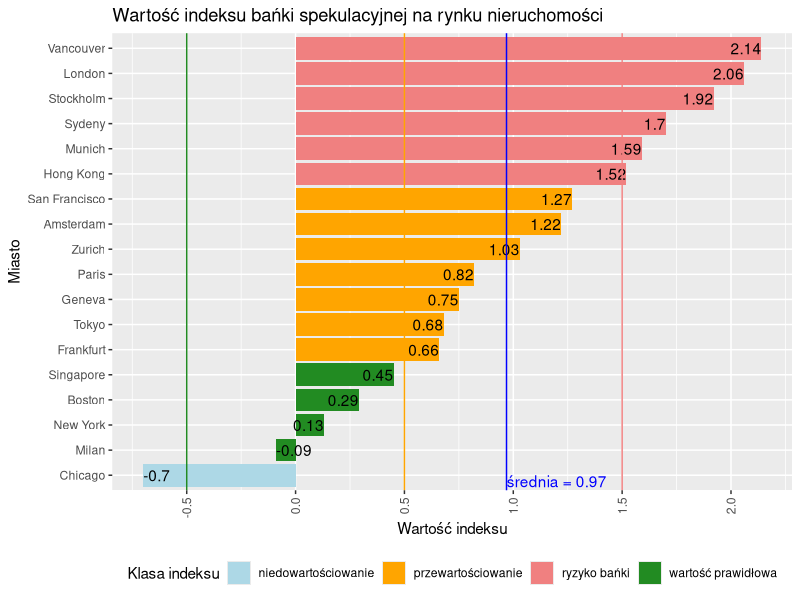

This figure's R source:
## ---- chunk 1
knitr::opts_chunk$set(echo = TRUE)
## ---- chunk 2

if(!require(ggplot2)){
  install.packages("ggplot2");
}
if(!require(ggrepel)){
  install.packages("ggrepel");
}

library(ggplot2)
library(ggrepel)

dane <- data.frame(miasto = c("Vancouver", "San Francisco", "Chicago", "Boston", "New York", "London", "Paris", "Stockholm", "Amsterdam", "Geneva", "Frankfurt", "Zurich", "Milan", "Munich", "Singapore", "Tokyo", "Hong Kong", "Sydeny"),
                   wartość = c(2.14, 1.27, -0.7, 0.29, 0.13, 2.06, 0.82, 1.92, 1.22, 0.75, 0.66, 1.03, -0.09, 1.59, 0.45, 0.68, 1.52, 1.70))
dane$miasto <- reorder(dane$miasto, dane$wartość)

dane$klasa <- ifelse(dane$wartość > 1.5,"ryzyko bańki", 
                     ifelse(dane$wartość > 0.5, "przewartościowanie",
                            ifelse(dane$wartość > -0.5, "wartość prawidłowa", "niedowartościowanie")))

wartość_średnia <- round(mean(dane$wartość), digits = 2)

ggplot(dane, aes(x = miasto)) +
  geom_bar(aes(weight = wartość, fill = klasa), position = "identity") +
  geom_text(aes(x=miasto, y=wartość, ymax=wartość, label=wartość, 
                hjust=ifelse(sign(wartość)>0, 1, 0))) + 
  coord_flip() +
  scale_fill_manual(values=c("lightblue", "orange1", "lightcoral", "forestgreen"), name = "Klasa indeksu") +
  geom_hline(aes(yintercept = 1.5), col="lightcoral") + 
  geom_hline(aes(yintercept = 0.5), col="orange1") + 
  geom_hline(aes(yintercept = -0.5), col="forestgreen") + 
  #geom_hline(aes(yintercept = -1a.5), col="lightblue") + 
  geom_hline(aes(yintercept = mean(dane$wartość)), col="blue") +
  annotate("text", x = 1, y = wartość_średnia, col="blue", 
           label = paste("średnia = ", wartość_średnia, sep=""),
           vjust = 1, hjust = 0)+
  
  scale_y_continuous(breaks= seq(-1.5, 2.5, 0.5)) +
  labs(title = "Wartość indeksu bańki spekulacyjnej na rynku nieruchomości", 
       x = "Miasto", 
       y = "Wartość indeksu") +
  theme(axis.text.x = element_text(angle = 90, hjust = 1, vjust = 0.5),
        legend.position="bottom")
